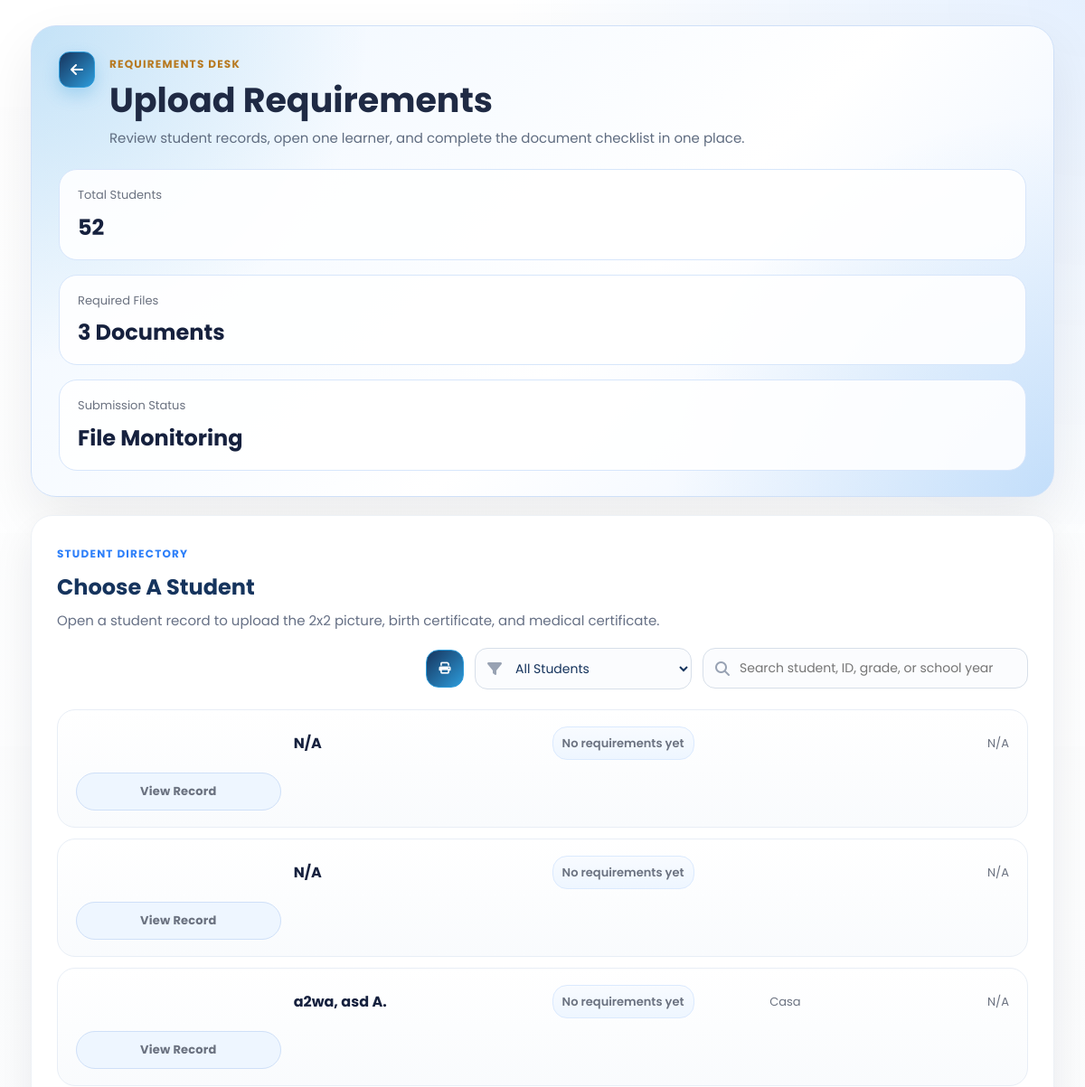
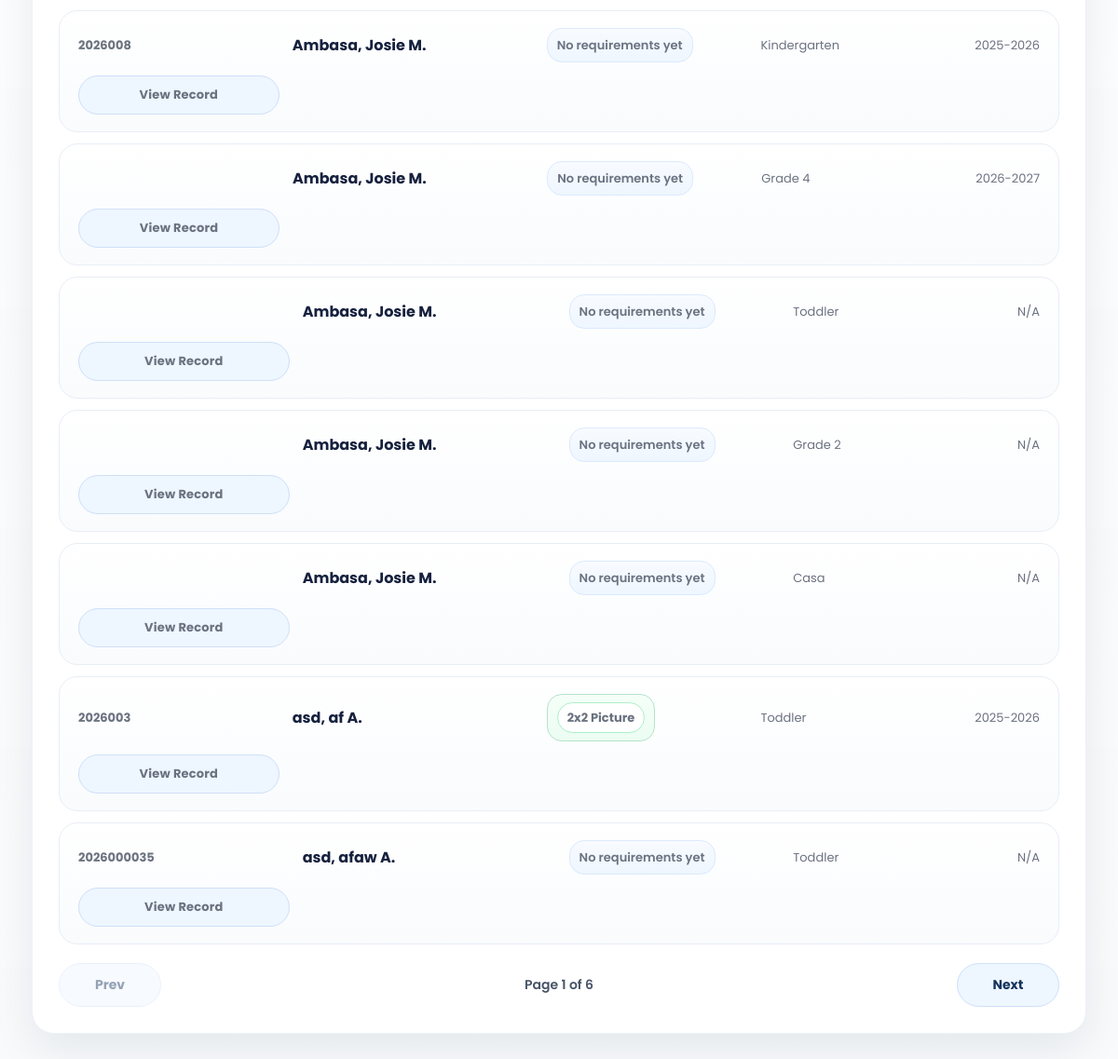
Screenshot of /SmartEnroll/requirements_upload.php (signed in) with the database file from the repository (2 pictures, top to bottom).
### tables this page shows
CREATE TABLE `enrollments` (
  `id` int(11) NOT NULL,
  `grade_level` varchar(50) DEFAULT NULL,
  `student_id` varchar(20) DEFAULT NULL,
  `school_year` varchar(20) DEFAULT NULL,
  `student_status` varchar(50) DEFAULT NULL,
  `completion_date` date DEFAULT NULL,
  `learner_lname` varchar(100) DEFAULT NULL,
  `learner_fname` varchar(100) DEFAULT NULL,
  `learner_mname` varchar(100) DEFAULT NULL,
  `learner_ext` varchar(20) DEFAULT NULL,
  `nickname` varchar(100) DEFAULT NULL,
  `sex` varchar(20) DEFAULT NULL,
  `dob` varchar(20) DEFAULT NULL,
  `age` int(11) DEFAULT NULL,
  `mother_tongue` varchar(100) DEFAULT NULL,
  `religion` varchar(100) DEFAULT NULL,
  `email` varchar(150) DEFAULT NULL,
  `province` varchar(100) DEFAULT NULL,
  `municipality` varchar(100) DEFAULT NULL,
  `barangay` varchar(100) DEFAULT NULL,
  `street` varchar(150) DEFAULT NULL,
  `father_lname` varchar(100) DEFAULT NULL,
  `father_fname` varchar(100) DEFAULT NULL,
  `father_mname` varchar(100) DEFAULT NULL,
  `father_occ` varchar(100) DEFAULT NULL,
  `father_contact` varchar(50) DEFAULT NULL,
  `mother_lname` varchar(100) DEFAULT NULL,
  `mother_fname` varchar(100) DEFAULT NULL,
  `mother_mname` varchar(100) DEFAULT NULL,
  `mother_occ` varchar(100) DEFAULT NULL,
  `mother_contact` varchar(50) DEFAULT NULL,
  `mother_maiden` varchar(100) DEFAULT NULL,
  `guardian_type` varchar(50) DEFAULT NULL,
  `guardian_lname` varchar(100) DEFAULT NULL,
  `guardian_fname` varchar(100) DEFAULT NULL,
  `guardian_mname` varchar(100) DEFAULT NULL,
  `guardian_occ` varchar(100) DEFAULT NULL,
  `guardian_contact` varchar(50) DEFAULT NULL,
  `emergency1_name` varchar(150) DEFAULT NULL,
  `emergency1_relationship` varchar(100) DEFAULT NULL,
  `emergency1_contact` varchar(50) DEFAULT NULL,
  `emergency2_name` varchar(150) DEFAULT NULL,
  `emergency2_relationship` varchar(100) DEFAULT NULL,
  `emergency2_contact` varchar(50) DEFAULT NULL,
  `emergency3_name` varchar(150) DEFAULT NULL,
  `emergency3_relationship` varchar(100) DEFAULT NULL,
  `emergency3_contact` varchar(50) DEFAULT NULL,
  `special_needs` text DEFAULT NULL,
  `medication` varchar(10) DEFAULT NULL,
  `medication_details` text DEFAULT NULL,
  `created_at` timestamp NOT NULL DEFAULT current_timestamp()
);

### SmartEnroll/requirements_upload.php (the view, shortened to what this page needs)
<?php
$students = [];
$error = '';
$search = trim((string)($_GET['q'] ?? ''));
$requirementFilter = trim((string)($_GET['requirement_filter'] ?? 'all'));
$isPrintMode = (string)($_GET['print'] ?? '') === '1';
$page = max(1, (int)($_GET['page'] ?? 1));
$perPage = 10;
$totalStudents = 0;
$filteredStudents = 0;
$totalPages = 1;
$requirementLabels = [
    'picture_2x2' => '2x2 Picture',
    'birth_certificate' => 'Birth Certificate',
    'medical_certificate' => 'Medical Certificate',
];
$requirementFilterOptions = [
    'all' => 'All Students',
    'picture_2x2' => '2x2 Picture',
    'birth_certificate' => 'Birth Certificate',
    'medical_certificate' => 'Medical Certificate',
    'complete' => 'All Requirements',
    'none' => 'No Requirements Yet',
];
function format_name(array $row): string
{
    $m = trim((string)($row['learner_mname'] ?? ''));
    $mi = $m !== '' ? strtoupper(mb_substr($m, 0, 1)) . '.' : '';
    $full = trim(
        ($row['learner_lname'] ?? '') . ', ' .
        ($row['learner_fname'] ?? '') . ' ' . $mi
    );
    return trim(preg_replace('/\s+/', ' ', $full), ' ,');
}
function uploaded_requirement_labels(array $row, array $requirementLabels): array
{
    $keysRaw = trim((string)($row['uploaded_requirement_keys'] ?? ''));
    if ($keysRaw === '') {
        return [];
    }
    $labels = [];
    foreach (explode(',', $keysRaw) as $key) {
        $key = trim($key);
        if ($key !== '' && isset($requirementLabels[$key])) {
            $labels[] = $requirementLabels[$key];
        }
    }
    return $labels;
}
function requirements_aggregate_sql(): string
{
    return "LEFT JOIN (
            SELECT
                enrollment_id,
                GROUP_CONCAT(requirement_key ORDER BY requirement_key SEPARATOR ',') AS uploaded_requirement_keys,
                MAX(CASE WHEN requirement_key = 'picture_2x2' THEN 1 ELSE 0 END) AS has_picture_2x2,
                MAX(CASE WHEN requirement_key = 'birth_certificate' THEN 1 ELSE 0 END) AS has_birth_certificate,
                MAX(CASE WHEN requirement_key = 'medical_certificate' THEN 1 ELSE 0 END) AS has_medical_certificate,
                COUNT(DISTINCT requirement_key) AS requirement_count
            FROM student_requirements
            GROUP BY enrollment_id
        ) requirement_summary ON requirement_summary.enrollment_id = enrollments.id";
}
try {
    $conn = new mysqli('127.0.0.1', 'root', '', 'smartenroll');
    $conn->set_charset('utf8mb4');
    $whereClauses = [];
    $queryTypes = '';
    $queryValues = [];
    $whereSql = $whereClauses !== [] ? 'WHERE ' . implode(' AND ', $whereClauses) : '';
    $aggregateJoinSql = requirements_aggregate_sql();
    $totalCountResult = $conn->query("SELECT COUNT(*) AS total FROM enrollments");
    $totalStudents = (int)(($totalCountResult->fetch_assoc()['total'] ?? 0));
    $countStmt = $conn->prepare(
        "SELECT COUNT(*) AS total
         FROM enrollments
         $aggregateJoinSql
         $whereSql"
    );
    $countStmt->execute();
    $filteredStudents = (int)(($countStmt->get_result()->fetch_assoc()['total'] ?? 0));
    $totalPages = max(1, (int)ceil($filteredStudents / $perPage));
    $offset = ($page - 1) * $perPage;
    $studentSql = "SELECT
            enrollments.id,
            enrollments.student_id,
            enrollments.learner_lname,
            enrollments.learner_fname,
            enrollments.learner_mname,
            enrollments.grade_level,
            enrollments.school_year,
            requirement_summary.uploaded_requirement_keys
         FROM enrollments
         $aggregateJoinSql
         $whereSql
         ORDER BY enrollments.learner_lname ASC, enrollments.learner_fname ASC, enrollments.id DESC";
    $studentTypes = $queryTypes;
    $studentValues = $queryValues;
    $studentSql .= " LIMIT ? OFFSET ?";
    $studentTypes .= 'ii';
    $studentValues[] = $perPage;
    $studentValues[] = $offset;
    $studentStmt = $conn->prepare($studentSql);
    if ($studentValues) {
        $studentStmt->bind_param($studentTypes, ...$studentValues);
    }
    $studentStmt->execute();
    $result = $studentStmt->get_result();
    while ($row = $result->fetch_assoc()) {
        $students[] = $row;
    }
} catch (Throwable $e) {
    $error = $e->getMessage();
}
?>
<!DOCTYPE html>
<html lang="en">
<head>
    <link rel="stylesheet" href="css/style.css">
    <link rel="stylesheet" href="css/requirements_upload.css">
    <link rel="stylesheet" href="https://cdnjs.cloudflare.com/ajax/libs/font-awesome/6.5.0/css/all.min.css">
</head>
<body class="dashboard-page dashboard-white-page">
<main class="dashboard-main requirements-main">
    <section class="requirements-hero">
        <div class="requirements-hero-top">
            <a href="dashboard.php" class="dashboard-link back-left"><i class="fa-solid fa-arrow-left"></i></a>
            <div class="requirements-hero-copy">
                <span class="eyebrow eyebrow-gold">Requirements Desk</span>
                <h1>Upload Requirements</h1>
                <p>Review student records, open one learner, and complete the document checklist in one place.</p>
            </div>
        </div>
        <div class="requirements-hero-stats">
            <div class="hero-stat">
                <span>Total Students</span>
                <strong><?php echo $totalStudents; ?></strong>
            </div>
            <div class="hero-stat">
                <span>Required Files</span>
                <strong>3 Documents</strong>
            </div>
            <div class="hero-stat">
                <span>Submission Status</span>
                <strong>File Monitoring</strong>
            </div>
        </div>
    </section>
    <section class="requirements-directory">
        <div class="requirements-directory-head">
            <div>
                <span class="eyebrow eyebrow-blue">Student Directory</span>
                <h2><?php echo $isPrintMode ? 'Printable Requirements List' : 'Choose A Student'; ?></h2>
                <p><?php echo $isPrintMode ? 'This view is ready to print based on the current search and requirement filter.' : 'Open a student record to upload the 2x2 picture, birth certificate, and medical certificate.'; ?></p>
            </div>
            <?php if (!$isPrintMode): ?>
                <div class="requirements-controls">
                    <form method="get" action="requirements_upload.php" class="requirements-filters-form">
                        <a
                            id="requirementsPrintBtn"
                            href="requirements_upload.php?<?php echo htmlspecialchars(http_build_query(array_filter([
                                'q' => $search,
                                'requirement_filter' => $requirementFilter,
                                'page' => $page,
                                'print' => '1',
                            ], static fn($value) => $value !== '' && $value !== null))); ?>"
                            class="requirements-toolbar-btn requirements-toolbar-btn-icon requirements-toolbar-btn-print"
                            aria-label="Print List"
                            title="Print List"
                        >
                            <i class="fa-solid fa-print"></i>
                        </a>
                        <div class="requirements-filter-wrap">
                            <select name="requirement_filter" id="requirementsFilter" class="requirements-filter-select" onchange="this.form.submit()">
                                <?php foreach ($requirementFilterOptions as $filterKey => $filterLabel): ?>
                                    <option value="<?php echo htmlspecialchars($filterKey); ?>" <?php echo $requirementFilter === $filterKey ? 'selected' : ''; ?>>
                                        <?php echo htmlspecialchars($filterLabel); ?>
                                    </option>
                                <?php endforeach; ?>
                            </select>
                        </div>
                        <div class="requirements-search">
                            <i class="fa-solid fa-magnifying-glass"></i>
                            <input id="requirementsSearch" name="q" type="text" value="<?php echo htmlspecialchars($search); ?>" placeholder="Search student, ID, grade, or school year">
                        </div>
                    </form>
                </div>
            <?php endif; ?>
        </div>
        <?php if (!$error && empty($students)): ?>
            <div class="requirements-empty">No students found.</div>
        <?php else: ?>
            <div class="requirements-directory-table" id="requirementsStudentList">
                <?php foreach ($students as $student): ?>
                    <?php $fullName = format_name($student) ?: 'N/A'; ?>
                    <?php $uploadedRequirementLabels = uploaded_requirement_labels($student, $requirementLabels); ?>
                    <a
                        class="requirements-student-row"
                        href="requirements_upload_details.php?student_id=<?php echo urlencode((string)$student['student_id']); ?>"
                    >
                        <span class="student-row-id"><?php echo htmlspecialchars((string)($student['student_id'] ?? '')); ?></span>
                        <strong class="student-row-name"><?php echo htmlspecialchars($fullName); ?></strong>
                        <span class="student-row-requirement-status <?php echo $uploadedRequirementLabels !== [] ? 'has-items' : 'is-empty'; ?>">
                            <?php if ($uploadedRequirementLabels !== []): ?>
                                <span class="student-row-requirement-tags">
                                    <?php foreach ($uploadedRequirementLabels as $label): ?>
                                        <span class="student-row-requirement-tag"><?php echo htmlspecialchars($label); ?></span>
                                    <?php endforeach; ?>
                                </span>
                            <?php else: ?>
                                <span class="student-row-requirement-empty">No requirements yet</span>
                            <?php endif; ?>
                        </span>
                        <span class="student-row-grade"><?php echo htmlspecialchars((string)($student['grade_level'] ?? 'N/A')); ?></span>
                        <span class="student-row-year"><?php echo htmlspecialchars((string)($student['school_year'] ?? 'N/A')); ?></span>
                        <span class="requirements-open-btn">View Record</span>
                    </a>
                <?php endforeach; ?>
            </div>
            <?php if (!$error && $filteredStudents > 0 && !$isPrintMode): ?>
                <div class="requirements-pagination">
                    <?php
                    $prevPage = max(1, $page - 1);
                    $nextPage = min($totalPages, $page + 1);
                    $prevQuery = http_build_query(array_filter(['q' => $search, 'requirement_filter' => $requirementFilter, 'page' => $prevPage], static fn($value) => $value !== '' && $value !== null));
                    $nextQuery = http_build_query(array_filter(['q' => $search, 'requirement_filter' => $requirementFilter, 'page' => $nextPage], static fn($value) => $value !== '' && $value !== null));
                    ?>
                    <a class="requirements-page-btn <?php echo $page <= 1 ? 'disabled' : ''; ?>" href="<?php echo $page <= 1 ? '#' : 'requirements_upload.php?' . $prevQuery; ?>">Prev</a>
                    <span class="requirements-page-status">Page <?php echo $page; ?> of <?php echo $totalPages; ?></span>
                    <a class="requirements-page-btn <?php echo $page >= $totalPages ? 'disabled' : ''; ?>" href="<?php echo $page >= $totalPages ? '#' : 'requirements_upload.php?' . $nextQuery; ?>">Next</a>
                </div>
            <?php endif; ?>
        <?php endif; ?>
    </section>
</main>
</body>
</html>

### SmartEnroll/css/style.css (style rules this page uses)
* { margin: 0; padding: 0; box-sizing: border-box; font-family: 'Poppins', sans-serif; }
:root { --logo-blue: #19325a; --logo-blue-light: #1e88e5; --logo-yellow: #fdd835; --logo-yellow-soft: #ffe970; --logo-green: #43a047; }
body, html { height: 100%; color: #fff; }
html { scroll-behavior: smooth; }
body { background: #0f172a; }
.eyebrow { text-transform: uppercase; letter-spacing: 1.4px; font-size: 12px; color: #6b7280; margin-bottom: 8px; font-weight: 600; }
.dashboard-page { background: linear-gradient(135deg, rgba(12, 25, 47, 0.72), rgba(25, 50, 90, 0.48)), #f5f6f8; color: #1b1f2a; position: relative; min-height: 100vh; overflow-x: hidden; }
.dashboard-page::before { content: ""; position: fixed; inset: 0; background: linear-gradient(135deg, rgba(12, 25, 47, 0.5), rgba(25, 50, 90, 0.18)), url('../assets/img1.jpg') center center / cover no-repeat; filter: blur(5px) saturate(1.05); transform: scale(1.05); z-index: 0; }
.dashboard-page::after { content: ""; position: fixed; inset: 0; background: radial-gradient(circle at top right, rgba(253, 216, 53, 0.22), transparent 28%), linear-gradient(180deg, rgba(255, 255, 255, 0.08), rgba(255, 255, 255, 0.16)); z-index: 0; pointer-events: none; }
.dashboard-page.dashboard-white-page { background: #f8fafc; }
.dashboard-page.dashboard-white-page::before { display: none; }
.dashboard-page.dashboard-white-page::after { background: radial-gradient(circle at top right, rgba(219, 234, 254, 0.72), transparent 24%), linear-gradient(180deg, rgba(255, 255, 255, 0.96), rgba(248, 250, 252, 1)); }
.dashboard-main { width: min(1680px, calc(100vw - 40px)); max-width: 1680px; margin: 0 auto; padding: 42px 20px 56px; position: relative; z-index: 1; }
.dashboard-link { text-decoration: none; color: var(--logo-blue); font-weight: 700; background: rgba(253, 216, 53, 0.95); padding: 12px 18px; border-radius: 999px; box-shadow: 0 10px 24px rgba(253, 216, 53, 0.26); transition: transform 0.2s ease, box-shadow 0.2s ease, background 0.2s ease; }

### rows the page displays
enrollments: fullName "N/A", shows "No requirements yet", school_year "N/A"
enrollments: fullName "N/A", shows "No requirements yet", school_year "N/A"
enrollments: fullName "a2wa, asd A.", shows "No requirements yet", grade_level "Casa", school_year "N/A"
enrollments: student "2026008", fullName "Ambasa, Josie M.", shows "No requirements yet", grade_level "Kindergarten", school_year "2025-2026"
enrollments: fullName "Ambasa, Josie M.", shows "No requirements yet", grade_level "Grade 4", school_year "2026-2027"
enrollments: fullName "Ambasa, Josie M.", shows "No requirements yet", grade_level "Toddler", school_year "N/A"
enrollments: fullName "Ambasa, Josie M.", shows "No requirements yet", grade_level "Grade 2", school_year "N/A"
enrollments: fullName "Ambasa, Josie M.", shows "No requirements yet", grade_level "Casa", school_year "N/A"
enrollments: student "2026003", fullName "asd, af A.", label "2x2 Picture", grade_level "Toddler", school_year "2025-2026"
enrollments: student "2026000035", fullName "asd, afaw A.", shows "No requirements yet", grade_level "Toddler", school_year "N/A"

### other values shown
$totalStudents "52"
$page "1"
$totalPages "6"
form field requirement_filter "All Students"
